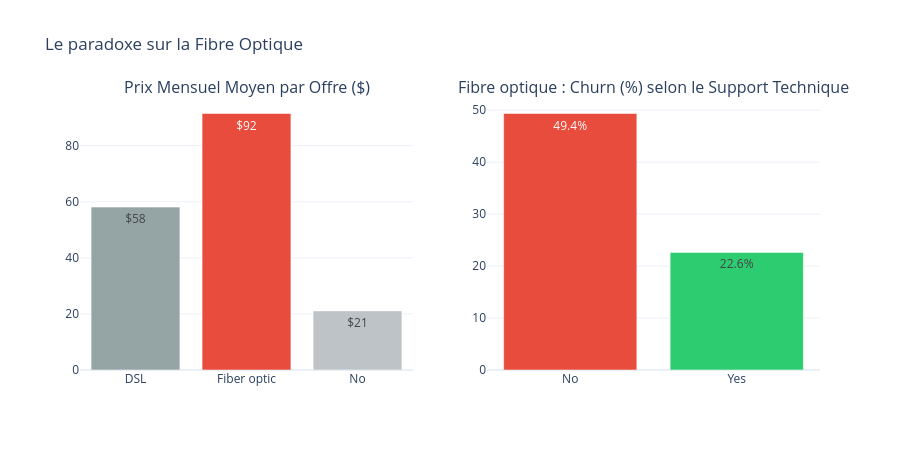

This figure's notebook cell:
### Markdown cell above
#### La Fibre Optique

### Code cell
fiber_df = df_clean[df_clean['InternetService'] == 'Fiber optic']
fiber_support_churn = get_churn_rate_by_group(fiber_df, 'TechSupport')

avg_price = df_clean.groupby('InternetService')['MonthlyCharges'].mean().reset_index()

fig_fiber = make_subplots(
    rows=1, cols=2, 
    subplot_titles=("Prix Mensuel Moyen par Offre ($)", "Fibre optique : Churn (%) selon le Support Technique"),
    horizontal_spacing=0.1
)

# Prix
fig_fiber.add_trace(
    go.Bar(
        x=avg_price['InternetService'], 
        y=avg_price['MonthlyCharges'],
        text=avg_price['MonthlyCharges'].apply(lambda x: f'${x:.0f}'),
        textposition='auto',
        marker_color=['#95a5a6', '#e74c3c', '#bdc3c7']
    ),
    row=1, col=1
)

# 2. TechSupport sur la Fibre
fig_fiber.add_trace(
    go.Bar(
        x=fiber_support_churn['TechSupport'], 
        y=fiber_support_churn['Churn_Rate'],
        text=fiber_support_churn['Churn_Rate'].apply(lambda x: f'{x:.1f}%'),
        textposition='auto',
        marker_color=['#e74c3c' if x == 'No' else '#2ecc71' for x in fiber_support_churn['TechSupport']]
    ),
    row=1, col=2
)

fig_fiber.update_layout(
    title="Le paradoxe sur la Fibre Optique",
    showlegend=False, 
    height=450
)
fig_fiber.show()

### Figure 1 — Plotly figure (JSON) as saved in the notebook; plotly's stock layout.template omitted (floating-point values rounded to 4 significant figures)
{"data": [{"marker": {"color": ["#95a5a6", "#e74c3c", "#bdc3c7"]}, "text": ["$58", "$92", "$21"], "textposition": "auto", "type": "bar", "x": ["DSL", "Fiber optic", "No"], "xaxis": "x", "y": [58.1, 91.5, 21.08], "yaxis": "y"}, {"marker": {"color": ["#e74c3c", "#2ecc71"]}, "text": ["49.4%", "22.6%"], "textposition": "auto", "type": "bar", "x": ["No", "Yes"], "xaxis": "x2", "y": [49.37, 22.63], "yaxis": "y2"}], "layout": {"annotations": [{"font": {"size": 16}, "showarrow": false, "text": "Prix Mensuel Moyen par Offre ($)", "x": 0.225, "xanchor": "center", "xref": "paper", "y": 1, "yanchor": "bottom", "yref": "paper"}, {"font": {"size": 16}, "showarrow": false, "text": "Fibre optique : Churn (%) selon le Support Technique", "x": 0.775, "xanchor": "center", "xref": "paper", "y": 1, "yanchor": "bottom", "yref": "paper"}], "height": 450, "showlegend": false, "title": {"text": "Le paradoxe sur la Fibre Optique"}, "xaxis": {"anchor": "y", "domain": [0, 0.45]}, "xaxis2": {"anchor": "y2", "domain": [0.55, 1]}, "yaxis": {"anchor": "x", "domain": [0, 1]}, "yaxis2": {"anchor": "x2", "domain": [0, 1]}}}
